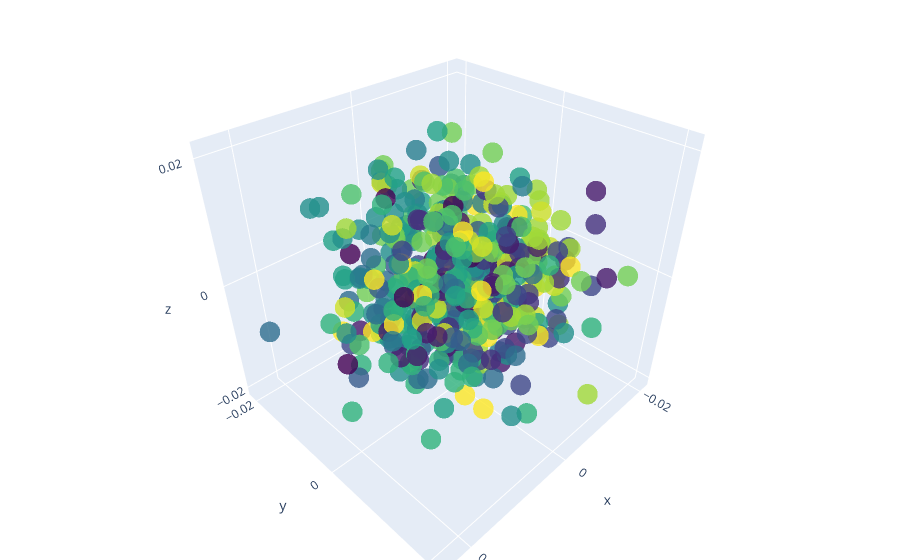

Source (notebook cell):
### Code cell
# Use PCA to reduce the dimensionality of the word vectors to 3D
pca = PCA(n_components=3)
word_vectors_3d = pca.fit_transform(word_vectors)

# Create a DataFrame with the 3D word vectors and their corresponding words and cluster labels
df = pd.DataFrame(word_vectors_3d, columns=['Component 1', 'Component 2', 'Component 3'])
df['Word'] = model.wv.index_to_key
df['Cluster Label'] = cluster_labels

# Create a 3D scatter plot of the word vectors, colored by their cluster labels, and with hover text for the words
fig = go.Figure(data=[go.Scatter3d(
    x=df['Component 1'],
    y=df['Component 2'],
    z=df['Component 3'],
    mode='markers',
    marker=dict(
        size=12,
        color=df['Cluster Label'],                # set color to an array/list of desired values
        colorscale='Viridis',   # choose a colorscale
        opacity=0.8
    ),
    text=df['Word']
)])

# tight layout
fig.update_layout(margin=dict(l=0, r=0, b=0, t=0))
fig.show()

### Figure 1 — Plotly figure (JSON) as saved in the notebook; plotly's stock layout.template omitted (floating-point values rounded to 4 significant figures; data arrays with more than 128 entries replaced by an {"elided": "..."} marker saying what was removed)
{"data": [{"marker": {"color": {"elided": "475 int values"}, "colorscale": [[0, "#440154"], [0.1111, "#482878"], [0.2222, "#3e4989"], [0.3333, "#31688e"], [0.4444, "#26828e"], [0.5556, "#1f9e89"], [0.6667, "#35b779"], [0.7778, "#6ece58"], [0.8889, "#b5de2b"], [1, "#fde725"]], "opacity": 0.8, "size": 12}, "mode": "markers", "text": {"elided": "475 str values"}, "type": "scatter3d", "x": {"elided": "475 float values"}, "y": {"elided": "475 float values"}, "z": {"elided": "475 float values"}}], "layout": {"margin": {"b": 0, "l": 0, "r": 0, "t": 0}}}
